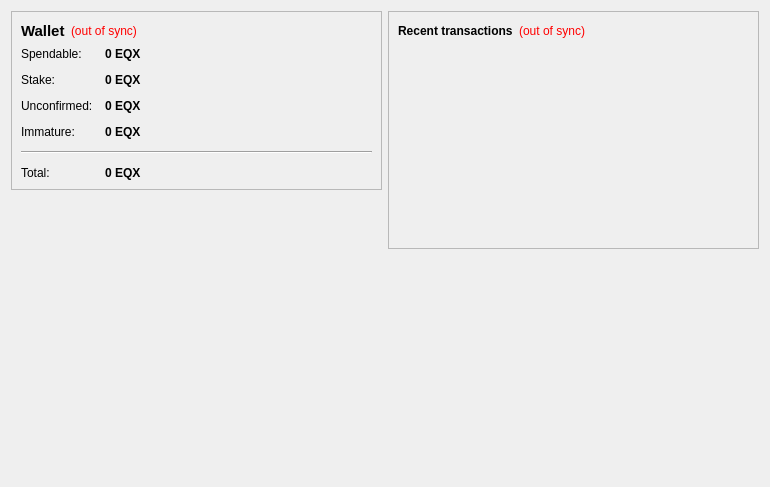
<?xml version="1.0" encoding="UTF-8"?>
<ui version="4.0">
 <class>OverviewPage</class>
 <widget class="QWidget" name="OverviewPage">
  <property name="geometry">
   <rect>
    <x>0</x>
    <y>0</y>
    <width>770</width>
    <height>487</height>
   </rect>
  </property>
  <property name="windowTitle">
   <string>Form</string>
  </property>
  <layout class="QHBoxLayout" name="horizontalLayout" stretch="1,1">
   <item>
    <layout class="QVBoxLayout" name="verticalLayout_2">
     <item>
      <widget class="QFrame" name="frame">
       <property name="frameShape">
        <enum>QFrame::StyledPanel</enum>
       </property>
       <property name="frameShadow">
        <enum>QFrame::Raised</enum>
       </property>
       <layout class="QVBoxLayout" name="verticalLayout_4">
        <item>
         <layout class="QHBoxLayout" name="horizontalLayout_4">
          <item>
           <widget class="QLabel" name="label_5">
            <property name="font">
             <font>
              <pointsize>11</pointsize>
              <weight>75</weight>
              <bold>true</bold>
             </font>
            </property>
            <property name="text">
             <string>Wallet</string>
            </property>
           </widget>
          </item>
          <item>
           <widget class="QLabel" name="labelWalletStatus">
            <property name="toolTip">
             <string>The displayed information may be out of date. Your wallet automatically synchronizes with the EquinoxCoin network after a connection is established, but this process has not completed yet.</string>
            </property>
            <property name="styleSheet">
             <string notr="true">QLabel { color: red; }</string>
            </property>
            <property name="text">
             <string notr="true">(out of sync)</string>
            </property>
            <property name="alignment">
             <set>Qt::AlignLeading|Qt::AlignLeft|Qt::AlignVCenter</set>
            </property>
           </widget>
          </item>
          <item>
           <spacer name="horizontalSpacer_2">
            <property name="orientation">
             <enum>Qt::Horizontal</enum>
            </property>
            <property name="sizeHint" stdset="0">
             <size>
              <width>40</width>
              <height>20</height>
             </size>
            </property>
           </spacer>
          </item>
         </layout>
        </item>
        <item>
         <layout class="QFormLayout" name="formLayout_2">
          <property name="fieldGrowthPolicy">
           <enum>QFormLayout::AllNonFixedFieldsGrow</enum>
          </property>
          <property name="horizontalSpacing">
           <number>12</number>
          </property>
          <property name="verticalSpacing">
           <number>12</number>
          </property>
          <item row="0" column="0">
           <widget class="QLabel" name="label">
            <property name="text">
             <string>Spendable:</string>
            </property>
           </widget>
          </item>
          <item row="0" column="1">
           <widget class="QLabel" name="labelBalance">
            <property name="font">
             <font>
              <weight>75</weight>
              <bold>true</bold>
             </font>
            </property>
            <property name="cursor">
             <cursorShape>IBeamCursor</cursorShape>
            </property>
            <property name="toolTip">
             <string>Your current spendable balance</string>
            </property>
            <property name="text">
             <string notr="true">0 EQX</string>
            </property>
            <property name="textInteractionFlags">
             <set>Qt::LinksAccessibleByMouse|Qt::TextSelectableByKeyboard|Qt::TextSelectableByMouse</set>
            </property>
           </widget>
          </item>
          <item row="1" column="0">
           <widget class="QLabel" name="label_6">
            <property name="text">
             <string>Stake:</string>
            </property>
           </widget>
          </item>
          <item row="1" column="1">
           <widget class="QLabel" name="labelStake">
            <property name="font">
             <font>
              <weight>75</weight>
              <bold>true</bold>
             </font>
            </property>
            <property name="cursor">
             <cursorShape>IBeamCursor</cursorShape>
            </property>
            <property name="toolTip">
             <string>Total of coins that was staked, and do not yet count toward the current balance</string>
            </property>
            <property name="text">
             <string notr="true">0 EQX</string>
            </property>
            <property name="textInteractionFlags">
             <set>Qt::LinksAccessibleByMouse|Qt::TextSelectableByKeyboard|Qt::TextSelectableByMouse</set>
            </property>
           </widget>
          </item>
          <item row="2" column="0">
           <widget class="QLabel" name="label_3">
            <property name="text">
             <string>Unconfirmed:</string>
            </property>
           </widget>
          </item>
          <item row="2" column="1">
           <widget class="QLabel" name="labelUnconfirmed">
            <property name="font">
             <font>
              <weight>75</weight>
              <bold>true</bold>
             </font>
            </property>
            <property name="cursor">
             <cursorShape>IBeamCursor</cursorShape>
            </property>
            <property name="toolTip">
             <string>Total of transactions that have yet to be confirmed, and do not yet count toward the current balance</string>
            </property>
            <property name="text">
             <string notr="true">0 EQX</string>
            </property>
            <property name="textInteractionFlags">
             <set>Qt::LinksAccessibleByMouse|Qt::TextSelectableByKeyboard|Qt::TextSelectableByMouse</set>
            </property>
           </widget>
          </item>
          <item row="3" column="0">
           <widget class="QLabel" name="labelImmatureText">
            <property name="text">
             <string>Immature:</string>
            </property>
           </widget>
          </item>
          <item row="3" column="1">
           <widget class="QLabel" name="labelImmature">
            <property name="font">
             <font>
              <weight>75</weight>
              <bold>true</bold>
             </font>
            </property>
            <property name="toolTip">
             <string>Mined balance that has not yet matured</string>
            </property>
            <property name="text">
             <string notr="true">0 EQX</string>
            </property>
            <property name="textInteractionFlags">
             <set>Qt::LinksAccessibleByMouse|Qt::TextSelectableByKeyboard|Qt::TextSelectableByMouse</set>
            </property>
           </widget>
          </item>
          <item row="4" column="0" colspan="2">
           <widget class="Line" name="line">
            <property name="orientation">
             <enum>Qt::Horizontal</enum>
            </property>
           </widget>
          </item>
          <item row="5" column="0">
           <widget class="QLabel" name="labelTotalText">
            <property name="text">
             <string>Total:</string>
            </property>
           </widget>
          </item>
          <item row="5" column="1">
           <widget class="QLabel" name="labelTotal">
            <property name="font">
             <font>
              <weight>75</weight>
              <bold>true</bold>
             </font>
            </property>
            <property name="cursor">
             <cursorShape>IBeamCursor</cursorShape>
            </property>
            <property name="toolTip">
             <string>Your current total balance</string>
            </property>
            <property name="text">
             <string notr="true">0 EQX</string>
            </property>
            <property name="textInteractionFlags">
             <set>Qt::LinksAccessibleByMouse|Qt::TextSelectableByKeyboard|Qt::TextSelectableByMouse</set>
            </property>
           </widget>
          </item>
         </layout>
        </item>
       </layout>
      </widget>
     </item>
     <item>
      <spacer name="verticalSpacer">
       <property name="orientation">
        <enum>Qt::Vertical</enum>
       </property>
       <property name="sizeHint" stdset="0">
        <size>
         <width>20</width>
         <height>40</height>
        </size>
       </property>
      </spacer>
     </item>
     <item>
      <widget class="QLabel" name="label_2">
       <property name="autoFillBackground">
        <bool>true</bool>
       </property>
       <property name="text">
        <string/>
       </property>
       <property name="pixmap">
        <pixmap resource="../bitcoin.qrc">:/icons/drmbg</pixmap>
       </property>
       <property name="scaledContents">
        <bool>false</bool>
       </property>
       <property name="margin">
        <number>0</number>
       </property>
      </widget>
     </item>
    </layout>
   </item>
   <item>
    <layout class="QVBoxLayout" name="verticalLayout_3">
     <item>
      <widget class="QFrame" name="frame_2">
       <property name="frameShape">
        <enum>QFrame::StyledPanel</enum>
       </property>
       <property name="frameShadow">
        <enum>QFrame::Raised</enum>
       </property>
       <layout class="QVBoxLayout" name="verticalLayout">
        <item>
         <layout class="QHBoxLayout" name="horizontalLayout_2">
          <item>
           <widget class="QLabel" name="label_4">
            <property name="text">
             <string>&lt;b&gt;Recent transactions&lt;/b&gt;</string>
            </property>
           </widget>
          </item>
          <item>
           <widget class="QLabel" name="labelTransactionsStatus">
            <property name="toolTip">
             <string>The displayed information may be out of date. Your wallet automatically synchronizes with the EquinoxCoin network after a connection is established, but this process has not completed yet.</string>
            </property>
            <property name="styleSheet">
             <string notr="true">QLabel { color: red; }</string>
            </property>
            <property name="text">
             <string notr="true">(out of sync)</string>
            </property>
            <property name="alignment">
             <set>Qt::AlignRight|Qt::AlignTrailing|Qt::AlignVCenter</set>
            </property>
           </widget>
          </item>
          <item>
           <spacer name="horizontalSpacer">
            <property name="orientation">
             <enum>Qt::Horizontal</enum>
            </property>
            <property name="sizeHint" stdset="0">
             <size>
              <width>40</width>
              <height>20</height>
             </size>
            </property>
           </spacer>
          </item>
         </layout>
        </item>
        <item>
         <widget class="QListView" name="listTransactions">
          <property name="styleSheet">
           <string notr="true">QListView { background: transparent; }</string>
          </property>
          <property name="frameShape">
           <enum>QFrame::NoFrame</enum>
          </property>
          <property name="verticalScrollBarPolicy">
           <enum>Qt::ScrollBarAlwaysOff</enum>
          </property>
          <property name="horizontalScrollBarPolicy">
           <enum>Qt::ScrollBarAlwaysOff</enum>
          </property>
          <property name="selectionMode">
           <enum>QAbstractItemView::NoSelection</enum>
          </property>
         </widget>
        </item>
       </layout>
      </widget>
     </item>
     <item>
      <spacer name="verticalSpacer_2">
       <property name="orientation">
        <enum>Qt::Vertical</enum>
       </property>
       <property name="sizeHint" stdset="0">
        <size>
         <width>20</width>
         <height>40</height>
        </size>
       </property>
      </spacer>
     </item>
    </layout>
   </item>
  </layout>
 </widget>
 <resources/>
 <connections/>
</ui>
